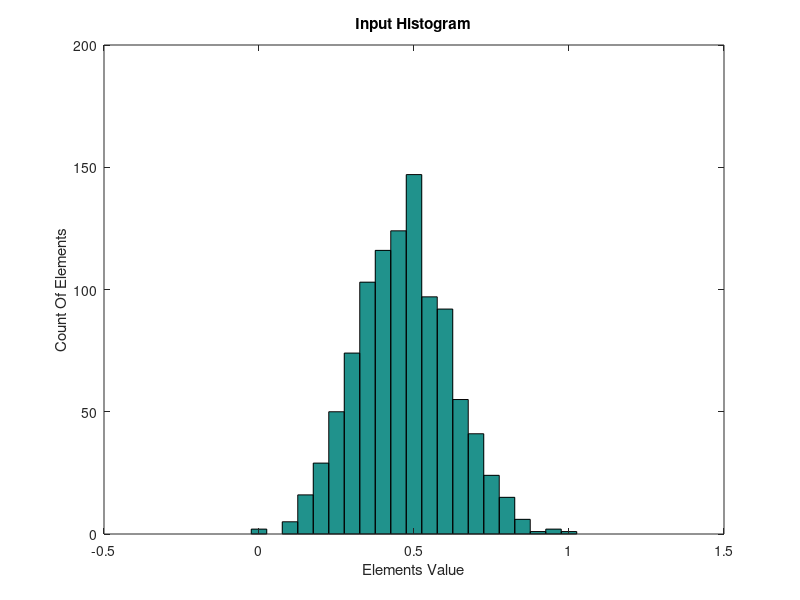
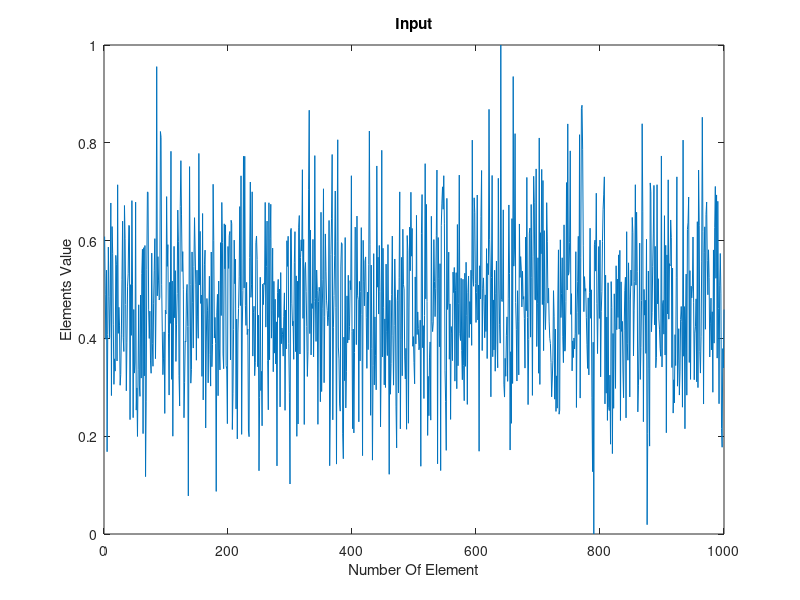
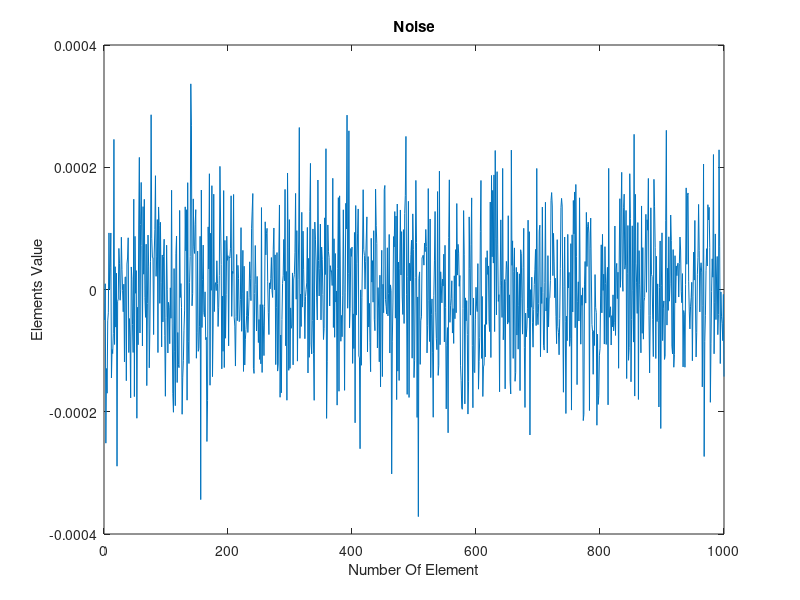
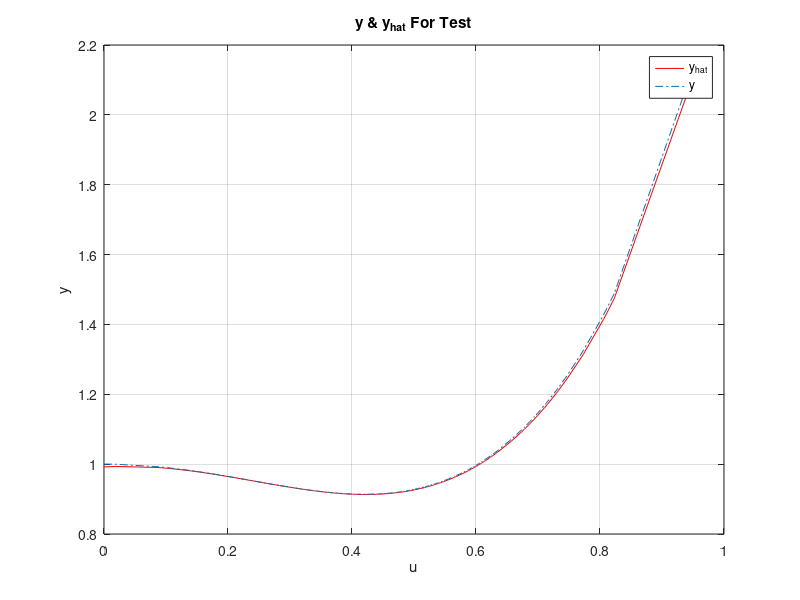

MATLAB code to generate these figures, in order: (Note: this script raises an error after producing the figures.)
clc;clear all;close all;warning off;

TR_DO = 1 ;
n = 10 ;
Q = 100 ;
N = 1000 ;
alpha = 0 ;
Noise_Eff = 1 ;
Normalize = 1 ;
Noise_Var = 0.0001 ;

%% ------------------------ Generating Input ------------------------------
u = normrnd( 0.5 , 0.5/3 , N , 1 ) ;
u = ( u - min(u) ) / ( max(u) - min(u) ) ;

%% ------------------------ Gnerating Noise -------------------------------
Noise =  normrnd( 0 , Noise_Var , N , 1 ) ;

%% --------------------------- Least Square -------------------------------

u_Test = zeros( floor( length( u ) / Q ) * ( Q - ceil( 0.75 * Q ) ) , 1 ) ;
Noise_Test = zeros( floor( length( u ) / Q ) * ( Q - ceil( 0.75 * Q ) ) , 1 ) ;
theta = zeros( n , floor( length( u ) / Q ) ) ;
X = zeros( ceil( 0.75 * Q ) , n ) ;
X_normalize_term = zeros( n , 1 ) ;
Var_Noise_estim = zeros( 1 , floor( length( u ) / Q ) ) ;

for i = 1 : floor( length( u ) / Q )
    Start_TR = ( i - 1 ) * Q + 1 ;
    End_TR = Start_TR + ceil( 0.75 * Q ) - 1 ;
    Start_TE = End_TR + 1 ;
    End_TE = i * Q ;
    
    u_Train = u( Start_TR : End_TR , 1 ) * TR_DO ;
    
    y_Train = 1 - u_Train.^2 + 3*u_Train.^4 - 1.5*u_Train.^7 + u_Train.^9 + ...
        Noise_Eff * Noise( Start_TR : End_TR , 1 ) ;
    
    u_Test( ( i - 1 ) * ( Q - ceil( 0.75 * Q ) ) + 1 : i * ( Q - ceil( 0.75 * Q ) ) , : ) = ...
        u( Start_TE : End_TE , 1 ) ;
    
    Noise_Test( ( i - 1 ) * ( Q - ceil( 0.75 * Q ) ) + 1 : i * ( Q - ceil( 0.75 * Q ) ) , : ) = ...
        Noise( Start_TE : End_TE , 1 ) ;
    
    for j = 0 : n - 1
        X_normalize_term( j + 1 , 1 ) = 1 * ( ~Normalize ) + norm( u_Train.^j ) * Normalize ;
        X( : , j + 1 ) = u_Train.^j / X_normalize_term( j + 1 , 1 );        
    end

    theta( : , i ) = ( ( X' * X )^-1 * X' * y_Train ) ./ X_normalize_term ;
    
    e_Train = X * theta( : , i ) - y_Train ;
    
    Var_Noise_estim( 1 , i ) = ( e_Train' * e_Train ) / ( 0.75 * Q - n ) ;
    
    COV_Theta( : , : , i ) = Var_Noise_estim( 1 , i ) * ( X' * X )^-1 ;
end

u_Test = sort( u_Test ) ;
y_Test = 1 - u_Test.^2 + 3*u_Test.^4 - 1.5*u_Test.^7 + u_Test.^9 + Noise_Eff * Noise_Test  ;

Theta = mean( theta , 2 ) ;

X_Test = zeros( floor( length( u ) / Q ) * ( Q - ceil( 0.75 * Q ) ) , n ) ;
for j = 0 : n - 1
    X_Test( : , j + 1 ) = u_Test.^j ;
end

y_hat_Test = X_Test * Theta ;

e = y_Test - y_hat_Test ;

J = 1/2 * ( e' * e ) ;

%% ----------------------- ErrorBars Computation --------------------------
% 
% varN_es = mean( Var_Noise_estim ) ;
% cov_Theta = varN_es * ( X_Test' * X_Test )^-1 ;

% cov_Theta = mean( COV_Theta , 3 ) ;

cov_Theta = cov(theta');

cov_y = X_Test * cov_Theta * X_Test' ;

max_bar = y_hat_Test + sqrt( ( diag( cov_y ) ) ) ;
min_bar = y_hat_Test - sqrt( ( diag( cov_y ) ) ) ;


%% -------------------------Table Of Results------------------------------

fprintf('\n  Least Square Results :\n\n')
fprintf('    Parameter     Estimated Value  Real Value\n'  )
fprintf('      Theta0         % 1.4f        % 1.4f\n',Theta(1) , 1 )
fprintf('      Theta1         % 1.4f        % 1.4f\n',Theta(2) , 0 )
fprintf('      Theta2         % 1.4f        % 1.4f\n',Theta(3) , -1 )
fprintf('      Theta3         % 1.4f        % 1.4f\n',Theta(4) , 0 )
fprintf('      Theta4         % 1.4f        % 1.4f\n',Theta(5) , 3 )
fprintf('      Theta5         % 1.4f        % 1.4f\n',Theta(6) , 0 )
fprintf('      Theta6         % 1.4f        % 1.4f\n',Theta(7) , 0 )
fprintf('      Theta7         % 1.4f        % 1.4f\n',Theta(8) , -1.5 )
fprintf('      Theta8         % 1.4f        % 1.4f\n',Theta(9) , 0 )
fprintf('      Theta9         % 1.4f        % 1.4f\n',Theta(10), 1 )
fprintf('\n\n     Parameter           Value\n'  )
fprintf('        J            % 1.8f  \n'  ,    J     )


%% -------------------------Ploting Results-------------------------------
hist_sec = -0.4:0.05:1.4;
hist(u,hist_sec) ;
title('Input Histogram') ;
ylabel('Count Of Elements') ;
xlabel('Elements Value') ;

figure
plot(u)
title('Input') ;
xlabel('Number Of Element') ;
ylabel('Elements Value') ;

figure
plot(Noise)
title('Noise') ;
xlabel('Number Of Element') ;
ylabel('Elements Value') ;

figure
plot( u_Test , y_hat_Test , 'r' )
hold on
plot( u_Test , y_Test , '-.' )
grid on
xlabel( 'u' )
ylabel( 'y' )
title( 'y & y_h_a_t For Test' )
legend( 'y_h_a_t' , 'y' ) ;

figure
plot( u_Test , e , 'r' )
grid on
xlabel( 'u' )
ylabel( 'e' )
title( 'Error' )

figure
crosscorr( e , e )
title( 'Cross Correlation Of Error' )


figure
plot( u_Test , y_hat_Test , 'k' )
hold on
plot( u_Test , y_Test , ' -. ' )
hold on
plot( u_Test , max_bar , 'g--' )
plot( u_Test, min_bar , 'r--' )
grid on
xlabel( 'u' )
ylabel( 'y' )
title( 'Errorbars' )
legend( ' y_h_a_t ' , ' y ' , ' max error ' , ' min error ' )
